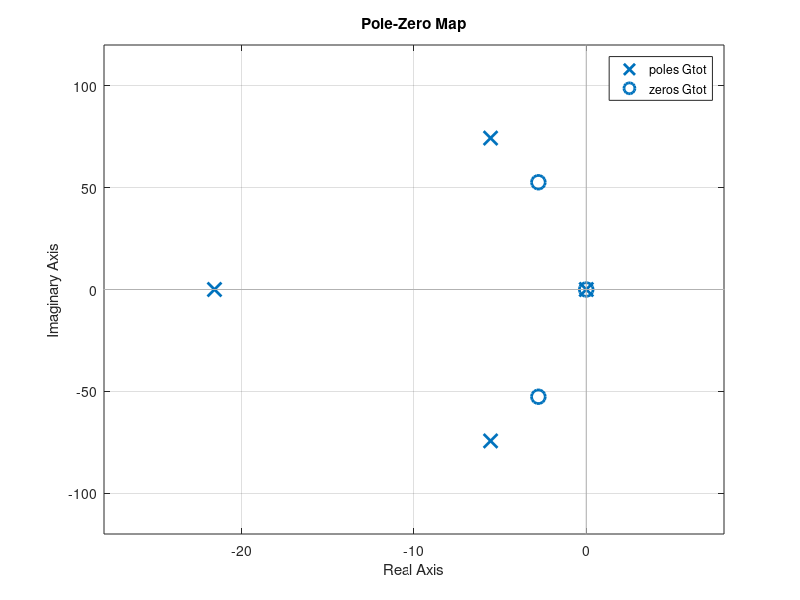
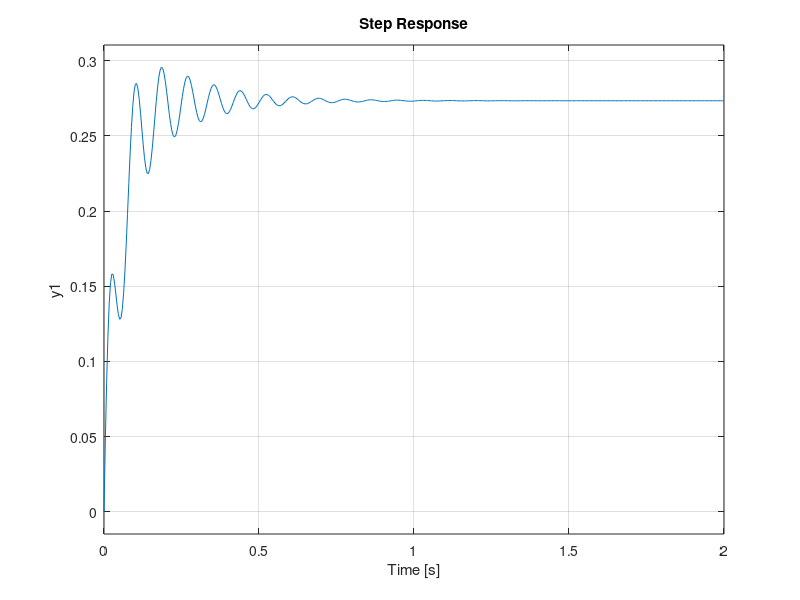
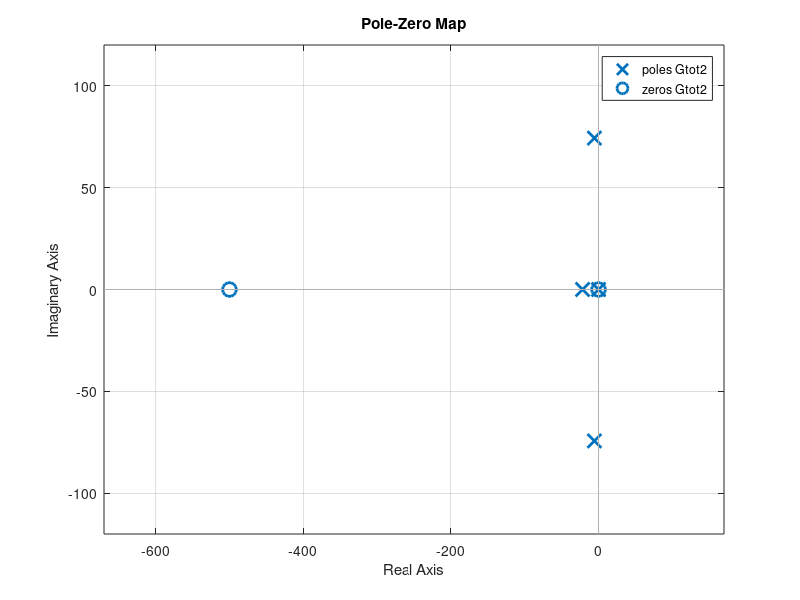
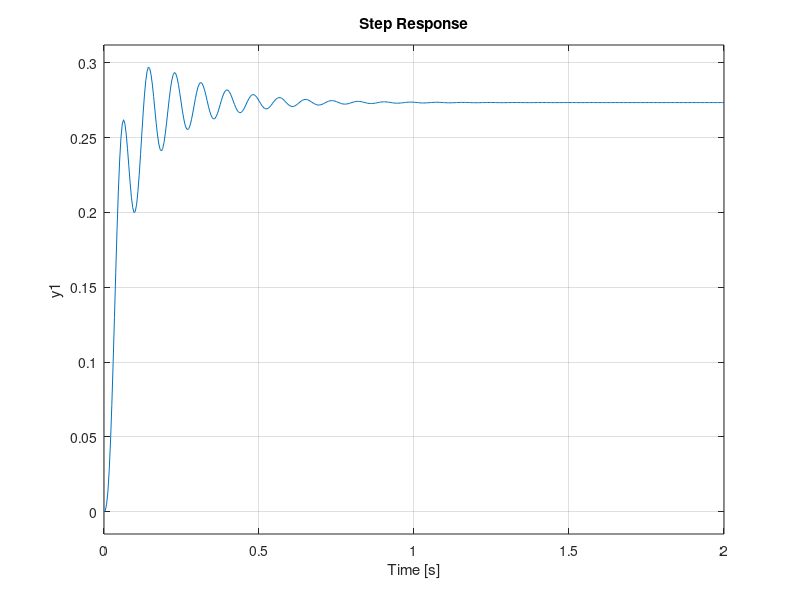

Write the MATLAB code that produced these figures, in order.
clear all, close all;
%% Define parameters
n = 5; %Gearbox ratio
J1 = 1.8e-5; %Load inertia 1
J2 = 1.8e-5; %Load inertia 2
Vmax = 24; %Supply voltage
Vmin = -24; %Supply voltage
Imax = 430e-3; %Maximum current
sim_V = Vmax;

% Motor parameters
R = 112; % Terminal resistance [Ohm]
L = 11.4e-3;    % Terminal inductance [H]
dm = 3.8e-6; %Viscous friction in brushes
kt = 69.7e-3;    % Torque constant [Nm/A]
J_m = 7.46e-7;  % Rotor inertia
kemf = 60/(2*pi*137);

s = tf('s');

Gm = 0.0697/(0.0002448*s+0.005284)

%% TASK 5

kf = 0.05; %[Nm/rad]
df = 0.0001; %[Nms/rad]

A = [zeros(2) eye(2);-[kf/J1 -kf/J1;-kf/J2 kf/J2] -[df/J1 -df/J1;-df/J2 df/J2]];
B = [0 0 J_m/J1 0]';
C = [0 0 1 0];

C2 = [0 0 0 1];



[num, den] = ss2tf(A, B, C, 0, 1);
[num2, den2] = ss2tf(A, B, C2, 0, 1);

Gs=tf(num, den);
Gs2 = tf(num2, den2);

s = tf('s');

Gtot = tf(Gs * s * Gm);
Gtot2 = tf(Gs2 * s * Gm);

%1
[A, B, C, D] = tf2ss(Gtot.num{1},Gtot.den{1});

%2
figure(2)
pzmap(Gtot)
figure(5)
pzmap(Gtot2)

%3
figure(4)
step(Gtot)
figure(6)
step(Gtot2)
figure(7)
bode(Gtot)
figure(8)
bode(Gtot2)

%4
%See above







